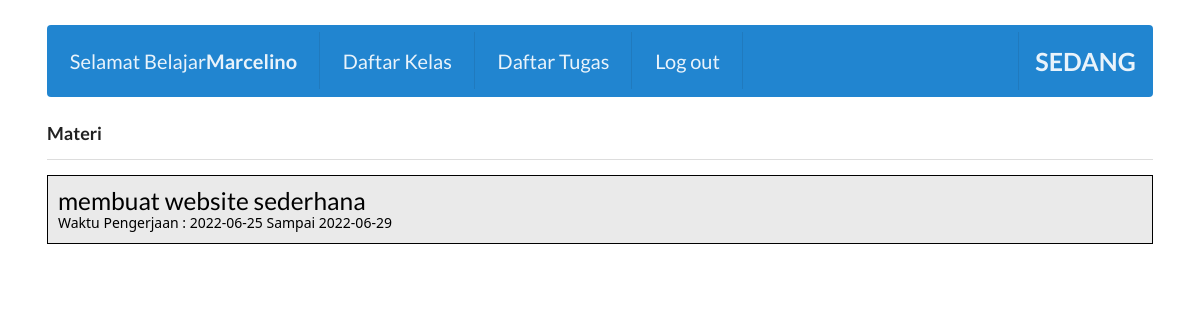
The page /php/listTugasSemua.php (signed in) on the database its author committed.
### tables this page shows
CREATE TABLE `tugas` (
  `id` int(11) NOT NULL,
  `id_guru` int(11) NOT NULL,
  `id_kelas` int(11) NOT NULL,
  `judulTugas` varchar(100) NOT NULL,
  `soal` varchar(100) NOT NULL,
  `tglpost` date NOT NULL,
  `deadline` date NOT NULL
);

### php/koneksi.php (called while the page is built)
<?php
$conn = mysqli_connect("localhost", "root", "", "sedang");
function query($query) {
    global $conn;
    $result = mysqli_query($conn, $query);
    $rows = [];
    while($row = mysqli_fetch_assoc($result) ) {
        $rows[] = $row;
    }
    return $rows;
}
?>

### php/listTugasSemua.php (the view, shortened to what this page needs)
<?php
require "koneksi.php";
$datatugas = query("SELECT * FROM tugas ORDER BY id desc");
?>
<!DOCTYPE html>
<html lang="en" dir="ltr">
  <head>
    <link rel="stylesheet" href="../css/semantic.min.css">
    <link rel="stylesheet" href="../css/main.css">
    <link href="https://cdn.jsdelivr.net/npm/bootstrap@5.0.2/dist/css/bootstrap.min.css" rel="stylesheet">
  </head>
  <body>
    <div class="pusher">
      <div class="ui container p-t">
        <div class="ui menu inverted navbar large blue">
          <div class="left menu" style="font-size: 20px;">
            <a class="item">
              Selamat Belajar <strong><?php echo strtok($_SESSION["nama"], " ") ?></strong>
            </a>
            <a href="listKelas.php" class="item">
              Daftar Kelas
            </a>
              <a href="listTugasSemua.php" class="item">
                Daftar Tugas
              </a>
            <a href="logout.php" class="item">
              Log out
            </a>
          </div>
          <div class="header item fixed right menu">
            <b><h3 style="font-size: 25px"><strong>SEDANG</strong></h3></b>
          </div>
        </div>
        <div class="ui header">
          <div class="heading2">Materi</div>
          <div class="ui clearing divider"></div>
        </div>
        <?php foreach ($datatugas as $row) : ?>
        <div class="listmateri">
            <div class="kiri">
                <a href="detailtugas.php?id=<?php echo $row["id"] ?>">
                    <h3><?php echo $row["judulTugas"] ?></h3>
                    <p>Waktu Pengerjaan : <?php echo $row["tglpost"] ?> Sampai <?php echo $row["deadline"] ?></p>
                </a>
            </div>
        </div>
        <?php endforeach; ?>
      </div>
    </div>
  </body>
  </body>
</html>

### css/main.css (style rules this page uses)
.navbar { border: none !important; box-shadow: none !important; }
.p-t { padding-top: 25px; }
.listmateri { background-color: hsla(240, 2%, 10%, 0.092); width: 100%; border: black solid 1px; padding: 10px; display: inline-flex; margin-bottom: 10px; }
.listmateri p { margin-top: -10px; }
.listmateri .kiri { float: right; width: 95%; }
.listmateri .kiri a { color: black; text-decoration: none; }

### rows shown on the page
tugas: judulTugas "membuat website sederhana", tglpost "2022-06-25", deadline "2022-06-29"

### other values the page prints
strtok($_SESSION["nama"], " ") "Marcelino"
